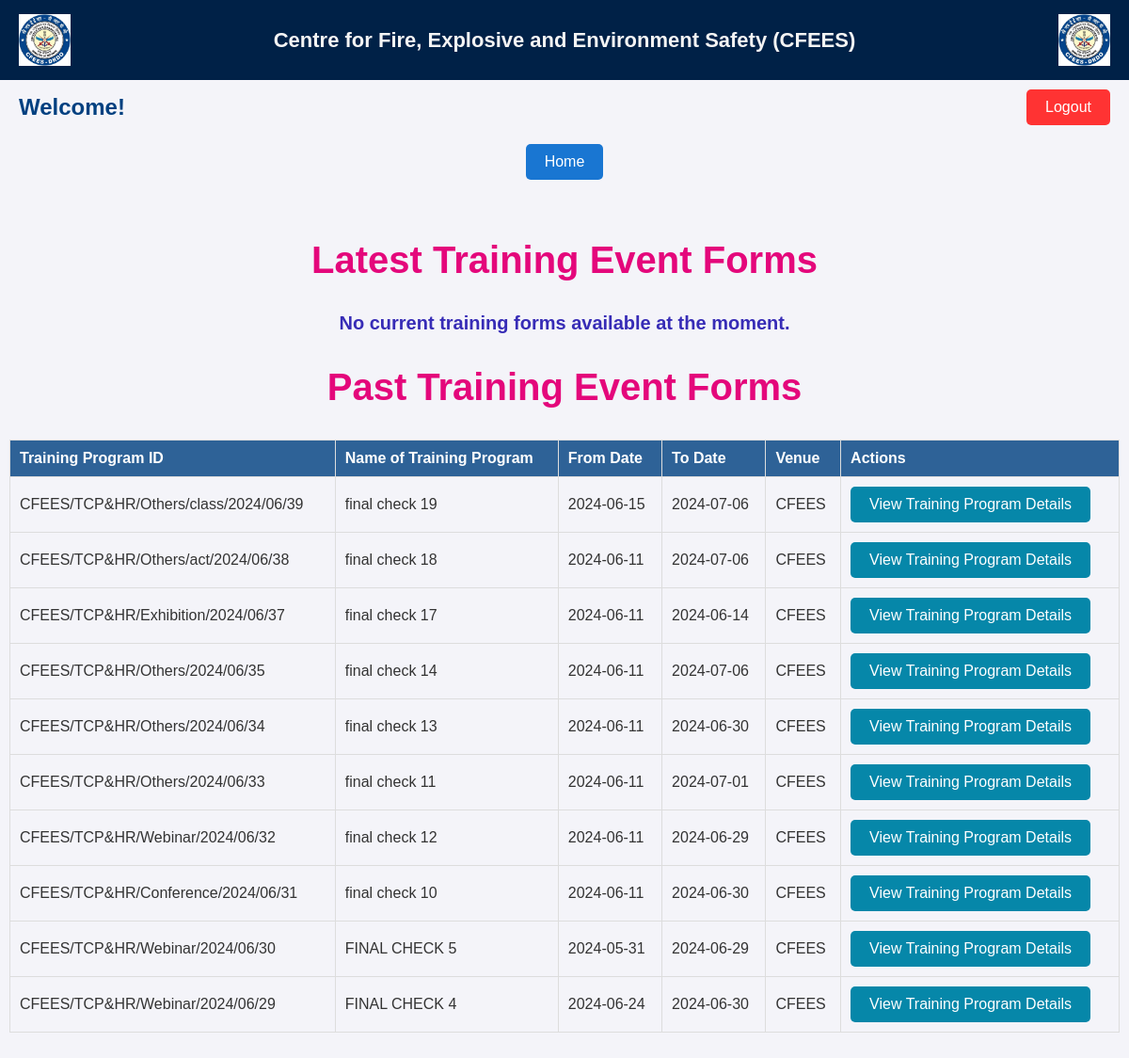
The page /changes_training.php (signed in) on the database its author committed.
### tables this page shows
CREATE TABLE `training_forms` (
  `id` int(11) NOT NULL,
  `seminar_id` varchar(255) NOT NULL,
  `from_date` date NOT NULL,
  `to_date` date NOT NULL,
  `duration` int(11) NOT NULL,
  `name_of_seminar` varchar(255) NOT NULL,
  `place` varchar(255) NOT NULL,
  `last_date_of_submission` date NOT NULL,
  `eligibility_criteria` text NOT NULL,
  `remarks` text DEFAULT NULL,
  `notice` varchar(255) DEFAULT NULL,
  `type_of_event` text NOT NULL,
  `location` varchar(255) NOT NULL
);

### changes_training.php (the view, shortened to what this page needs)
<?php
$servername = "localhost";
$usernameDB = "root";
$passwordDB = "";
$dbname = "permission_request_system";
$conn = new mysqli($servername, $usernameDB, $passwordDB, $dbname);
$currentDate = date('Y-m-d');
$sql_current = "SELECT id, seminar_id, name_of_seminar, from_date, to_date, location, last_date_of_submission
                FROM training_forms
                WHERE last_date_of_submission >= ?
                ORDER BY id DESC";
$stmt_current = $conn->prepare($sql_current);
$stmt_current->bind_param("s", $currentDate);
$stmt_current->execute();
$current_trainings = $stmt_current->get_result();
$sql_past = "SELECT id, seminar_id, name_of_seminar, from_date, to_date, location, last_date_of_submission
             FROM training_forms
             WHERE last_date_of_submission < ?
             ORDER BY id DESC";
$stmt_past = $conn->prepare($sql_past);
$stmt_past->bind_param("s", $currentDate);
$stmt_past->execute();
$past_trainings = $stmt_past->get_result();
?>
<!DOCTYPE html>
<html lang="en">
<head>
    <link rel="stylesheet" href="dashboard_styles.css">
</head>
<body>
<div class="header">
    <img src="drdo_logo_0.png" alt="DRDO Logo">
    <h1>Centre for Fire, Explosive and Environment Safety (CFEES)</h1>
    <img src="drdo_logo_0.png" alt="DRDO Logo">
</div>
<div class="navbar">
    <h2>Welcome!</h2>
    <div class="logout">
        <button onclick="navigateTo('logout.php')">Logout</button>
    </div>
</div>
<?php include 'home_button.php'; ?>
<div class="container">
    <div class="training-list">
    <h2>Latest Training Event Forms</h2>
        <?php if ($current_trainings->num_rows > 0) : ?>
            <table>
                <thead>
                    <tr>
                        <th>Training Program ID</th>
                        <th>Name of Training Program</th>
                        <th>From Date</th>
                        <th>To Date</th>
                        <th>Venue</th>
                        <th>Actions</th>
                    </tr>
                </thead>
                <tbody>
                    <?php while ($training = $current_trainings->fetch_assoc()) :
                        $seminar_id = $training['seminar_id'];
                        $application_query = "SELECT director_status FROM applications WHERE seminar_id = ?";
                        $stmt_application = $conn->prepare($application_query);
                        if (!$stmt_application) {
                            die("Prepare failed: " . $conn->error);
                        }
                        $stmt_application->bind_param("s", $seminar_id);
                        $stmt_application->execute();
                        $application_result = $stmt_application->get_result();
                        $disable_buttons = false;
                        if ($application_result) {
                            while ($application = $application_result->fetch_assoc()) {
                                if ($application['director_status'] == 1) {
                                    $disable_buttons = true;
                                    break;
                                }
                            }
                            $application_result->free();
                        } else {
                            echo "Error retrieving applications: " . $conn->error;
                        }
                        $stmt_application->close();
                        ?>
                        <tr>
                            <td><?php echo htmlspecialchars($training['seminar_id']); ?></td>
                            <td><?php echo htmlspecialchars($training['name_of_seminar']); ?></td>
                            <td><?php echo htmlspecialchars($training['from_date']); ?></td>
                            <td><?php echo htmlspecialchars($training['to_date']); ?></td>
                            <td><?php echo htmlspecialchars($training['location']); ?></td>
                            <td>
                                <button
                                    onclick="navigateTo('edit_training.php?training_id=<?php echo $training['id']; ?>')"
                                    <?php if ($disable_buttons) echo 'disabled'; ?>
                                >
                                    Edit
                                </button>
                                <button
                                    onclick="deleteTraining(<?php echo $training['id']; ?>)"
                                    <?php if ($disable_buttons) echo 'disabled'; ?>
                                >
                                    Delete
                                </button>
                                <button onclick="viewFullApplication(<?php echo $training['id']; ?>)">
                                    View Training Program Details
                                </button>
                            </td>
                        </tr>
                    <?php endwhile; ?>
                </tbody>
            </table>
        <?php else : ?>
            <p>No current training forms available at the moment.</p>
        <?php endif; ?>
        <h2>Past Training Event Forms</h2>
        <?php if ($past_trainings->num_rows > 0) : ?>
            <table>
                <thead>
                    <tr>
                        <th>Training Program ID</th>
                        <th>Name of Training Program</th>
                        <th>From Date</th>
                        <th>To Date</th>
                        <th>Venue</th>
                        <th>Actions</th>
                    </tr>
                </thead>
                <tbody>
                    <?php while ($training = $past_trainings->fetch_assoc()) :
                    ?>
                    <tr>
                        <td><?php echo htmlspecialchars($training['seminar_id']); ?></td>
                        <td><?php echo htmlspecialchars($training['name_of_seminar']); ?></td>
                        <td><?php echo htmlspecialchars($training['from_date']); ?></td>
                        <td><?php echo htmlspecialchars($training['to_date']); ?></td>
                        <td><?php echo htmlspecialchars($training['location']); ?></td>
                        <td>
                            <button onclick="viewFullApplication(<?php echo $training['id']; ?>)">
                                View Training Program Details
                            </button>
                        </td>
                    </tr>
                    <?php endwhile; ?>
                </tbody>
            </table>
        <?php else : ?>
            <p>No past training forms available at the moment.</p>
        <?php endif; ?>
    </div>
</div>
</body>
</html>

### home_button.php (shortened to what this page needs)
<!DOCTYPE html>
<html lang="en">
<head>
</head>
<body>
    <div class="home-button-container">
        <a href="dashboard.php" class="home-button">Home</a>
    </div>
</body>
</html>

### dashboard_styles.css (style rules this page uses)
body { font-family: Arial, sans-serif; margin: 0; padding: 0; background-color: #f4f4f9; color: #333; }
.header { background-color: #002147; color: white; padding: 15px 20px; display: flex; align-items: center; justify-content: space-between; }
.header img { height: 55px; }
.header h1 { font-size: 22px; margin: 0; color: #f4f4f4; }
.navbar { color: black; padding: 10px 20px; display: flex; justify-content: space-between; align-items: center; }
.navbar h2 { margin: 0; }
.navbar .logout button { background-color: #ff3333; color: white; border: none; padding: 10px 20px; cursor: pointer; border-radius: 5px; font-size: 16px; }
.container { padding: 10px; }
h1 { text-align: center; color: #e4077b; font-size: 40px; }
h2 { text-align: center; color: #004080; }
.training-list { margin-top: 20px; }
.training-list table { width: 100%; border-collapse: collapse; margin-bottom: 20px; }
.training-list th, .training-list td { padding: 10px; border: 1px solid #ddd; text-align: left; }
.training-list th { background-color: #004080cf; color: white; }
.training-list button { background-color: #0687a9; color: white; border: none; padding: 10px 20px; cursor: pointer; border-radius: 5px; font-size: 16px; }
.training-list h2 { color: #e4077b; font-size: 40px; }
button { cursor: pointer; }
p { color: #372cb6; font-size: 20px; text-align: center; margin-top: 20px; font-weight: bold; }

### home_button.php (style rules this page uses)
.home-button-container { display: flex; justify-content: center; margin-bottom: 20px; }
.home-button { background-color: #1976D2; color: white; padding: 10px 20px; text-decoration: none; border-radius: 5px; transition: background-color 0.3s; font-family: Arial, sans-serif; margin-top: 10px; }

### rows shown on the page
training_forms: seminar "CFEES/TCP&HR/Others/class/2024/06/39", name_of_seminar "final check 19", from_date "2024-06-15", to_date "2024-07-06", location "CFEES"
training_forms: seminar "CFEES/TCP&HR/Others/act/2024/06/38", name_of_seminar "final check 18", from_date "2024-06-11", to_date "2024-07-06", location "CFEES"
training_forms: seminar "CFEES/TCP&HR/Exhibition/2024/06/37", name_of_seminar "final check 17", from_date "2024-06-11", to_date "2024-06-14", location "CFEES"
training_forms: seminar "CFEES/TCP&HR/Others/2024/06/35", name_of_seminar "final check 14", from_date "2024-06-11", to_date "2024-07-06", location "CFEES"
training_forms: seminar "CFEES/TCP&HR/Others/2024/06/34", name_of_seminar "final check 13", from_date "2024-06-11", to_date "2024-06-30", location "CFEES"
training_forms: seminar "CFEES/TCP&HR/Others/2024/06/33", name_of_seminar "final check 11", from_date "2024-06-11", to_date "2024-07-01", location "CFEES"
training_forms: seminar "CFEES/TCP&HR/Webinar/2024/06/32", name_of_seminar "final check 12", from_date "2024-06-11", to_date "2024-06-29", location "CFEES"
training_forms: seminar "CFEES/TCP&HR/Conference/2024/06/31", name_of_seminar "final check 10", from_date "2024-06-11", to_date "2024-06-30", location "CFEES"
training_forms: seminar "CFEES/TCP&HR/Webinar/2024/06/30", name_of_seminar "FINAL CHECK 5", from_date "2024-05-31", to_date "2024-06-29", location "CFEES"
training_forms: seminar "CFEES/TCP&HR/Webinar/2024/06/29", name_of_seminar "FINAL CHECK 4", from_date "2024-06-24", to_date "2024-06-30", location "CFEES"
